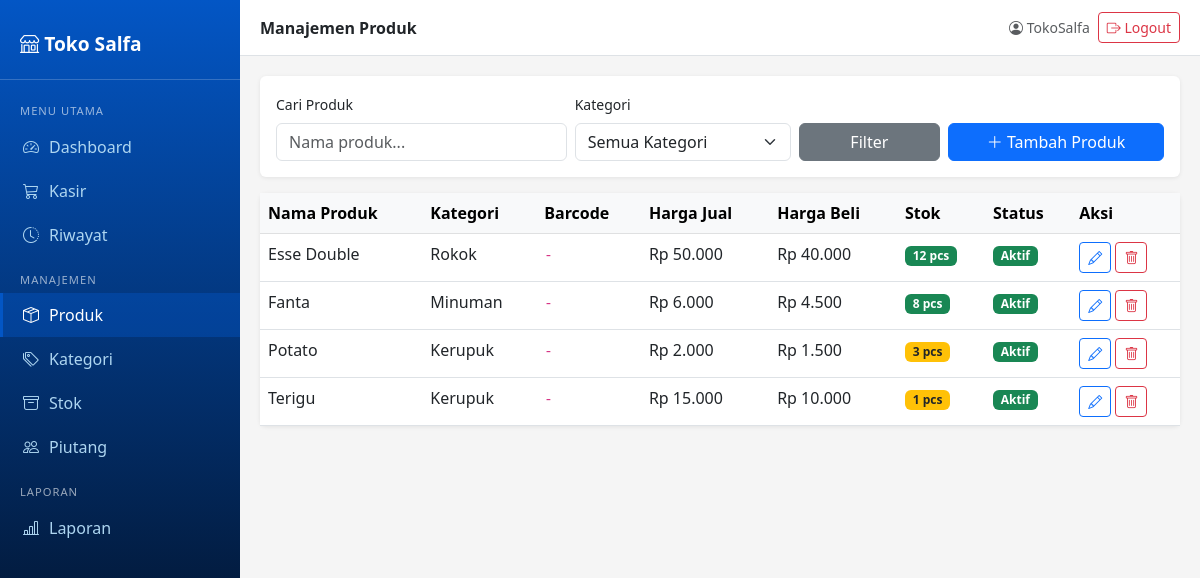
The app's page /produk/ (signed in) with its own data.
### produk/models.py (models this page shows, shortened)
class Produk(models.Model):
    kategori = models.ForeignKey(Kategori, on_delete=models.SET_NULL, null=True, blank=True)
    nama = models.CharField(max_length=200)
    barcode = models.CharField(max_length=100, unique=True, blank=True, null=True)
    harga_jual = models.DecimalField(max_digits=12, decimal_places=0)
    harga_beli = models.DecimalField(max_digits=12, decimal_places=0)
    stok = models.IntegerField(default=0)
    stok_minimum = models.IntegerField(default=5)
    satuan = models.CharField(max_length=20, default='pcs')
    aktif = models.BooleanField(default=True)
    dibuat = models.DateTimeField(auto_now_add=True)
    diubah = models.DateTimeField(auto_now=True)
    @property
    def stok_menipis(self):
        return self.stok <= self.stok_minimum
    class Meta:
        verbose_name_plural = "Produk"

class Kategori(models.Model):
    nama = models.CharField(max_length=100)
    deskripsi = models.TextField(blank=True)
    class Meta:
        verbose_name_plural = "Kategori"

### produk/views.py (the view)
# urls.py: path('', views.list_produk, name='list'),
@login_required
def list_produk(request):
    produk = Produk.objects.select_related('kategori').order_by('nama')
    kategori = Kategori.objects.all()
    kat = request.GET.get('kategori')
    cari = request.GET.get('cari')
    if kat:
        produk = produk.filter(kategori_id=kat)
    if cari:
        produk = produk.filter(nama__icontains=cari)
    return render(request, 'produk/list.html', {
        'produk': produk,
        'kategori': kategori,
        'kat_aktif': kat,
        'cari': cari,
    })

### produk/templatetags/format_rupiah.py (called while the page is built)
@register.filter
def rupiah(value):
    try:
        value = int(value)
        return f"Rp {value:,}".replace(',', '.')
    except (ValueError, TypeError):
        return value

### templates/produk/list.html (shortened to what this page needs)
{% extends 'base.html' %}
{% load format_rupiah %}
{% block page_title %}Manajemen Produk{% endblock %}
{% block content %}
<div class="card mb-3">
  <div class="card-body">
    <form method="get" class="row g-2 align-items-end">
      <div class="col-md-4">
        <label class="form-label small">Cari Produk</label>
        <input type="text" name="cari" class="form-control" placeholder="Nama produk..." value="{{ cari|default:'' }}">
      </div>
      <div class="col-md-3">
        <label class="form-label small">Kategori</label>
        <select name="kategori" class="form-select">
          <option value="">Semua Kategori</option>
        </select>
      </div>
      <div class="col-md-2">
        <button type="submit" class="btn btn-secondary w-100">Filter</button>
      </div>
      <div class="col-md-3 text-end">
        <a href="{% url 'produk:tambah' %}" class="btn btn-primary w-100">
          <i class="bi bi-plus-lg"></i> Tambah Produk
        </a>
      </div>
    </form>
  </div>
</div>
<div class="card">
  <div class="card-body p-0">
    <table class="table table-hover mb-0">
      <thead class="table-light">
        <tr>
          <th>Nama Produk</th>
          <th>Kategori</th>
          <th>Barcode</th>
          <th>Harga Jual</th>
          <th>Harga Beli</th>
          <th>Stok</th>
          <th>Status</th>
          <th>Aksi</th>
        </tr>
      </thead>
      <tbody>
        {% for p in produk %}
        <tr>
          <td>{{ p.nama }}</td>
          <td>{{ p.kategori.nama|default:"-" }}</td>
          <td><code>{{ p.barcode|default:"-" }}</code></td>
          <td>{{ p.harga_jual|rupiah }}</td>
          <td>{{ p.harga_beli|rupiah }}</td>
          <td>
            {% if p.stok_menipis %}
              <span class="badge bg-warning text-dark">{{ p.stok }} {{ p.satuan }}</span>
            {% else %}
              <span class="badge bg-success">{{ p.stok }} {{ p.satuan }}</span>
            {% endif %}
          </td>
          <td>
            {% if p.aktif %}
              <span class="badge bg-success">Aktif</span>
            {% else %}
              <span class="badge bg-secondary">Nonaktif</span>
            {% endif %}
          </td>
          <td>
            <a href="{% url 'produk:edit' p.pk %}" class="btn btn-sm btn-outline-primary">
              <i class="bi bi-pencil"></i>
            </a>
            <a href="{% url 'produk:hapus' p.pk %}"
               class="btn btn-sm btn-outline-danger"
               onclick="return confirm('Hapus produk {{ p.nama }}?')">
              <i class="bi bi-trash"></i>
            </a>
          </td>
        </tr>
        {% empty %}
        <tr>
          <td colspan="8" class="text-center text-muted py-4">Belum ada produk</td>
        </tr>
        {% endfor %}
      </tbody>
    </table>
  </div>
</div>
{% endblock %}

### templates/base.html (shortened to what this page needs)
<!DOCTYPE html>
<html lang="id">
<head>
  <link href="https://cdn.jsdelivr.net/npm/bootstrap@5.3.0/dist/css/bootstrap.min.css" rel="stylesheet">
  <link href="https://cdn.jsdelivr.net/npm/bootstrap-icons@1.11.0/font/bootstrap-icons.css" rel="stylesheet">
</head>
<body>
<div class="sidebar" id="sidebar">
  <div class="brand">
    <i class="bi bi-shop"></i> Toko Salfa
  </div>
  <nav class="mt-2">
    <div class="nav-section">Menu Utama</div>
    <a href="{% url 'dashboard' %}" class="nav-link {% if request.resolver_match.url_name == 'dashboard' %}active{% endif %}">
      <i class="bi bi-speedometer2"></i> Dashboard
    </a>
    <a href="{% url 'kasir:kasir' %}" class="nav-link {% if request.resolver_match.url_name == 'kasir' %}active{% endif %}">
      <i class="bi bi-cart3"></i> Kasir
    </a>
    <a href="{% url 'kasir:riwayat' %}" class="nav-link {% if request.resolver_match.url_name == 'riwayat' or request.resolver_match.url_name == 'detail' or request.resolver_match.url_name == 'batal' %}active{% endif %}">
      <i class="bi bi-clock-history"></i> Riwayat
    </a>
    <div class="nav-section">Manajemen</div>
    <a href="{% url 'produk:list' %}" class="nav-link {% if request.resolver_match.url_name == 'list' and request.resolver_match.namespace == 'produk' %}active{% endif %}">
      <i class="bi bi-box-seam"></i> Produk
    </a>
    <a href="{% url 'produk:kategori' %}" class="nav-link {% if request.resolver_match.url_name == 'kategori' %}active{% endif %}">
      <i class="bi bi-tags"></i> Kategori
    </a>
    <a href="{% url 'stok:list' %}" class="nav-link {% if 'stok' in request.resolver_match.namespace %}active{% endif %}">
      <i class="bi bi-archive"></i> Stok
    </a>
    <a href="{% url 'piutang:list' %}" class="nav-link {% if 'piutang' in request.resolver_match.namespace %}active{% endif %}">
      <i class="bi bi-people"></i> Piutang
    </a>
    <div class="nav-section">Laporan</div>
    <a href="{% url 'laporan:dashboard' %}" class="nav-link {% if 'laporan' in request.resolver_match.namespace %}active{% endif %}">
      <i class="bi bi-bar-chart-line"></i> Laporan
    </a>
  </nav>
</div>
<div class="main-content">
  <div class="topbar">
    <div class="d-flex align-items-center">
      <span class="fw-semibold">{% block page_title %}Dashboard{% endblock %}</span>
    </div>
    <div class="d-flex align-items-center gap-2">
      <span class="text-muted small d-none d-md-inline">
        <i class="bi bi-person-circle"></i> {{ request.user.username }}
      </span>
      <form method="post" action="{% url 'logout' %}" class="d-inline">
        <button type="submit" class="btn btn-sm btn-outline-danger"
                onclick="return confirm('Yakin ingin keluar?')">
          <i class="bi bi-box-arrow-right"></i>
          <span class="d-none d-md-inline">Logout</span>
        </button>
      </form>
    </div>
  </div>
  {% block content %}{% endblock %}
</div>
</body>
</html>

### templates/base.html (style rules this page uses)
body { background-color: #f5f5f5; }
.sidebar { min-height: 100vh; background: linear-gradient(180deg, #0356C5 0%, #02060E 100%); width: 240px; position: fixed; top: 0; left: 0; padding-top: 20px; z-index: 1040; transition: transform 0.3s ease; }
.sidebar .brand { color: white; font-size: 1.2rem; font-weight: bold; padding: 10px 20px 20px; border-bottom: 1px solid rgba(255, 255, 255, 0.2); }
.sidebar .nav-link { color: #aed6f1; padding: 10px 20px; display: flex; align-items: center; gap: 10px; border-left: 3px solid transparent; }
.sidebar .nav-link:hover, .sidebar .nav-link.active { background: rgba(3, 86, 197, 0.4); color: white; border-left: 3px solid #0356C5; }
.sidebar .nav-section { color: rgba(255, 255, 255, 0.6); font-size: 0.7rem; text-transform: uppercase; padding: 15px 20px 5px; letter-spacing: 1px; }
.main-content { margin-left: 240px; padding: 20px; transition: margin-left 0.3s ease; }
.topbar { background: white; padding: 12px 20px; margin: -20px -20px 20px; border-bottom: 1px solid #dee2e6; display: flex; justify-content: space-between; align-items: center; }
.card { border: none; box-shadow: 0 1px 4px rgba(0,0,0,0.08); }

### records on screen
Produk: nama "Esse Double", kategori.nama "Rokok", barcode "-", harga_jual|rupiah "Rp 50.000", harga_beli|rupiah "Rp 40.000", stok "12", satuan "pcs", aktif "Aktif"
Produk: nama "Fanta", kategori.nama "Minuman", barcode "-", harga_jual|rupiah "Rp 6.000", harga_beli|rupiah "Rp 4.500", stok "8", satuan "pcs", aktif "Aktif"
Produk: nama "Potato", kategori.nama "Kerupuk", barcode "-", harga_jual|rupiah "Rp 2.000", harga_beli|rupiah "Rp 1.500", stok "3", satuan "pcs", aktif "Aktif"
Produk: nama "Terigu", kategori.nama "Kerupuk", barcode "-", harga_jual|rupiah "Rp 15.000", harga_beli|rupiah "Rp 10.000", stok "1", satuan "pcs", aktif "Aktif"

### other values on screen
{{ request.user.username }} "TokoSalfa"
